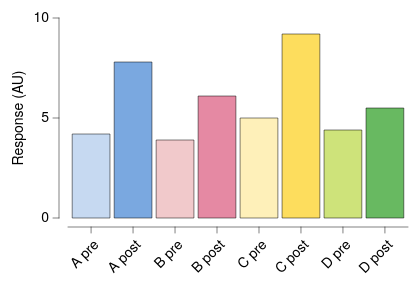

Source (Vega-Lite JSON):
### Vega-Lite specification from a JSON file in a GitHub repository (floating-point values rounded to 4 significant figures)
{"background": null, "config": {"arc": {"fill": "#DBDBDB", "fillOpacity": 1.0, "innerRadius": 25.0, "padAngle": 0.03, "stroke": "black", "strokeOpacity": 1, "strokeWidth": 0.25}, "area": {"fill": "#DBDBDB", "fillOpacity": 1.0, "stroke": "black", "strokeOpacity": 1, "strokeWidth": 0.25}, "axis": {"domain": true, "domainCap": "round", "domainColor": "black", "domainWidth": 0.25, "grid": false, "gridCap": "round", "gridColor": "#F1F1F1", "gridDash": [0, 0], "gridOpacity": 1.0, "gridWidth": 0.25, "labelColor": "black", "labelFont": "Helvetica Neue", "labelFontSize": 7, "labelFontStyle": "normal", "labelFontWeight": 400, "offset": 4.5, "ticks": true, "tickCap": "round", "tickColor": "black", "tickRound": false, "tickSize": 3, "tickWidth": 0.25, "titleColor": "black", "titleFont": "Helvetica Neue", "titleFontSize": 7, "titleFontStyle": "normal", "titleFontWeight": 400}, "axisX": {"domain": true, "labelAlign": "right", "labelAngle": 315, "labels": true, "ticks": true, "translate": 0}, "axisY": {"domain": true, "labelAlign": "right", "labelAngle": 0, "labels": true, "ticks": true, "translate": 0}, "axisRight": {"domain": true, "labelAlign": "left", "labelAngle": 0, "labels": true, "ticks": true, "translate": 0}, "axisTop": {"domain": true, "labelAlign": "left", "labelAngle": 45, "labels": true, "ticks": true, "translate": 0}, "axisBand": {"tickOffset": 0}, "bar": {"fill": "#DBDBDB", "fillOpacity": 1.0, "stroke": "black", "strokeOpacity": 1, "strokeWidth": 0.25}, "boxplot": {"size": 9.0, "ticks": {"cornerRadius": 0.25, "fill": "black", "size": 4.5, "thickness": 0.25}, "box": {"fillOpacity": 1.0, "stroke": "black", "strokeOpacity": 1, "strokeWidth": 0.25}, "median": {"fill": "black", "fillOpacity": 1.0, "size": 9.0, "thickness": 0.25}, "rule": {"fill": "black", "fillOpacity": 1.0, "size": 10.0, "stroke": "black", "strokeDash": [0, 0], "strokeOpacity": 1, "strokeWidth": 0.25}, "outliers": {"color": "black", "fill": "black", "fillOpacity": 1.0, "size": 0, "stroke": "black", "strokeOpacity": 1, "strokeWidth": 0.25}}, "circle": {"fill": "black", "fillOpacity": 1.0, "size": 0.5, "stroke": null, "strokeOpacity": 1, "strokeWidth": 0.25}, "errorband": {"band": {"fillOpacity": 0.6, "stroke": null, "strokeWidth": 0.25, "strokeOpacity": 1}, "borders": {"opacity": 0, "strokeOpacity": 0.25, "strokeWidth": 1}}, "errorbar": {"opacity": 1, "rule": {"strokeDash": [0, 0], "strokeWidth": 0.25}, "ticks": {"color": "black", "cornerRadius": 0.125, "opacity": 1, "size": 6.0, "thickness": 0.25}, "thickness": 0.25}, "font": "Helvetica Neue", "geoshape": {"fill": "#DBDBDB", "fillOpacity": 1.0, "stroke": "black", "strokeOpacity": 1, "strokeWidth": 0.25}, "header": {"labelColor": "black", "labelFont": "Helvetica Neue", "labelFontSize": 7, "labelFontStyle": "normal", "labelFontWeight": 400, "titleColor": "black", "titleFont": "Helvetica Neue", "titleFontSize": 7, "titleFontStyle": "normal", "titleFontWeight": 400, "titlePadding": 0}, "legend": {"disable": false, "offset": 4.5, "titlePadding": 4, "labelOffset": 2, "gradientLabelOffset": 2, "gradientLength": 50.0, "gradientThickness": 5.0, "gradientOpacity": 1.0, "gradientStrokeColor": "black", "gradientStrokeWidth": 0.25, "labelColor": "black", "labelFont": "Helvetica Neue", "labelFontSize": 7, "labelFontStyle": "normal", "labelFontWeight": 400, "strokeColor": "black", "strokeWidth": 0, "symbolSize": 42, "symbolStrokeColor": "black", "symbolStrokeWidth": 0.25, "titleColor": "black", "titleFont": "Helvetica Neue", "titleFontSize": 7, "titleFontStyle": "normal", "titleFontWeight": 400}, "line": {"color": "black", "stroke": "black", "strokeCap": "round", "strokeDash": [0, 0], "strokeOpacity": 1, "strokeWidth": 0.375}, "point": {"filled": true, "fill": "#DBDBDB", "fillOpacity": 1.0, "size": 5.0, "stroke": "black", "strokeOpacity": 1, "strokeWidth": 0.25}, "range": {"category": ["#C6D9F1", "#F1C9CB", "#FEF0B9", "#CEE37A", "#7AA8E0", "#E589A3", "#FDDD5D", "#68B961", "#4177B1", "#C35082", "#E5C227", "#438156"], "diverging": {"scheme": ["#C35082", "#CE6D94", "#D989A7", "#E2A4BA", "#EABFCE", "#F1DBE2", "#F6F6F6", "#D7E0EB", "#B9CBE0", "#9BB6D5", "#7DA1C9", "#5F8CBD", "#4177B1"]}, "heatmap": {"scheme": ["#DFE9F7", "#C6D9F1", "#ADC8EC", "#94B8E6", "#7AA8E0", "#6097DA", "#4D87CA", "#4177B1", "#386898", "#2F597F", "#264A69", "#1D3A58"]}, "ordinal": {"scheme": ["#F1F1F1", "#DBDBDB", "#C6C6C6", "#B2B2B2", "#9D9D9D", "#898989", "#767676", "#636363", "#515151", "#404040", "#2F2F2F", "#1F1F1F"]}, "ramp": {"scheme": ["#DFE9F7", "#C6D9F1", "#ADC8EC", "#94B8E6", "#7AA8E0", "#6097DA", "#4D87CA", "#4177B1", "#386898", "#2F597F", "#264A69", "#1D3A58"]}}, "rule": {"color": "black", "stroke": "black", "strokeCap": "round", "strokeDash": [2, 2], "strokeOpacity": 1, "strokeWidth": 0.25}, "scale": {"bandPaddingInner": 0.1, "bandPaddingOuter": 0.1, "round": false}, "rect": {"fill": "#DBDBDB", "fillOpacity": 1.0, "stroke": "black", "strokeOpacity": 1, "strokeWidth": 0.25}, "square": {"fill": "#DBDBDB", "fillOpacity": 1.0, "size": 10.0, "stroke": "black", "strokeOpacity": 1, "strokeWidth": 0.25}, "text": {"color": "black", "font": "Helvetica Neue", "fontSize": 7, "fontStyle": "normal", "fontWeight": 400}, "title": {"anchor": "middle", "frame": "group", "color": "black", "font": "Helvetica Neue", "fontSize": 7, "fontStyle": "normal", "fontWeight": 400, "subtitleColor": "black", "subtitleFont": "Helvetica Neue", "subtitleFontSize": "Helvetica Neue", "subtitleFontStyle": "normal", "subtitleFontWeight": 400}, "view": {"continuousWidth": 170, "continuousHeight": 100, "discreteWidth": 170, "discreteHeight": 100, "fill": null, "stroke": null, "strokeWidth": 0.25}}, "data": {"name": "data-13aaabbe96b52cd3daac2fe27d1f9518"}, "mark": {"type": "bar"}, "encoding": {"color": {"field": "condition", "legend": null, "scale": {"range": ["#C6D9F1", "#7AA8E0", "#F1C9CB", "#E589A3", "#FEF0B9", "#FDDD5D", "#CEE37A", "#68B961"]}, "sort": null, "type": "nominal"}, "x": {"field": "condition", "sort": null, "title": null, "type": "nominal"}, "y": {"field": "response", "title": "Response (AU)", "type": "quantitative"}}, "$schema": "https://vega.github.io/schema/vega-lite/v6.4.1.json", "datasets": {"data-13aaabbe96b52cd3daac2fe27d1f9518": [{"condition": "A pre", "response": 4.2}, {"condition": "A post", "response": 7.8}, {"condition": "B pre", "response": 3.9}, {"condition": "B post", "response": 6.1}, {"condition": "C pre", "response": 5.0}, {"condition": "C post", "response": 9.2}, {"condition": "D pre", "response": 4.4}, {"condition": "D post", "response": 5.5}]}}
